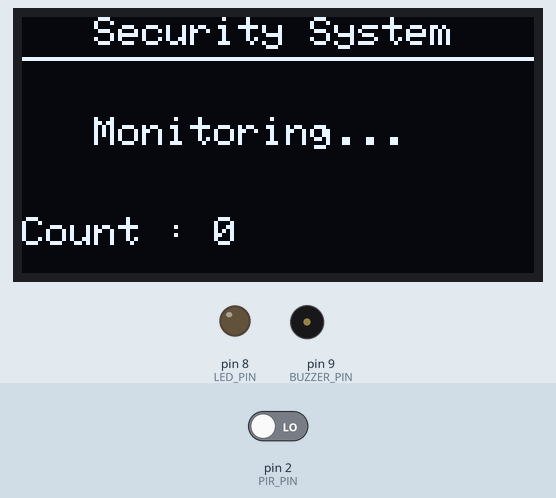
The sketch below on a simulated Arduino Uno, built with avr-gcc and run on an emulated ATmega328P. Parts: 128×64 one-colour display, output pins drawn as LEDs (lit = HIGH), buzzer (waves = sounding, pin HIGH). Dashed ring = blinking. The inputs (shaded band) are chosen by the test bench; at power-on: pin 2 (PIR_PIN) LOW.

Above: at 1.2 s.
1.3 s: pin 2 (PIR_PIN) driven HIGH
At 1.53 s:
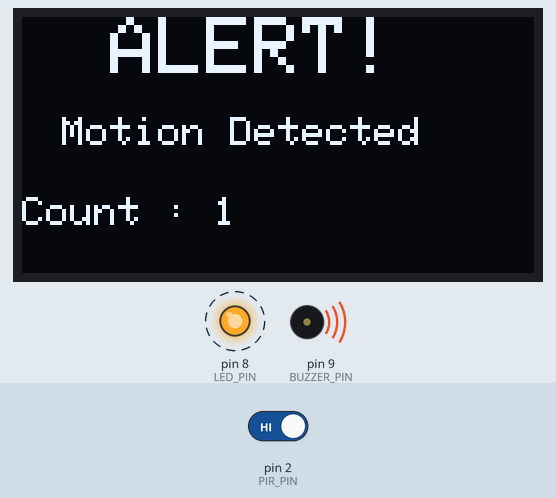
3.8 s: pin 2 (PIR_PIN) driven LOW
At 4.7 s:
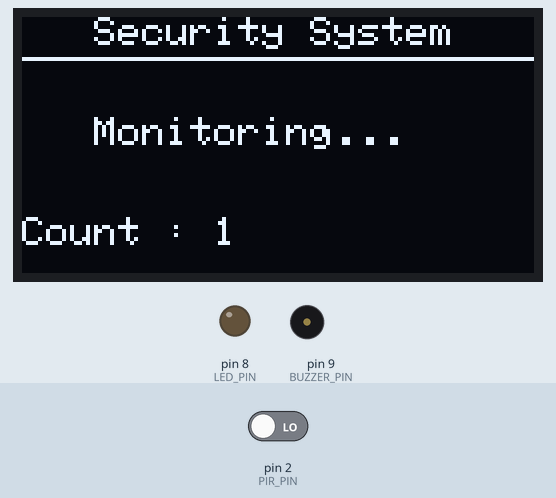
5.3 s: pin 2 (PIR_PIN) driven HIGH
At 5.85 s:
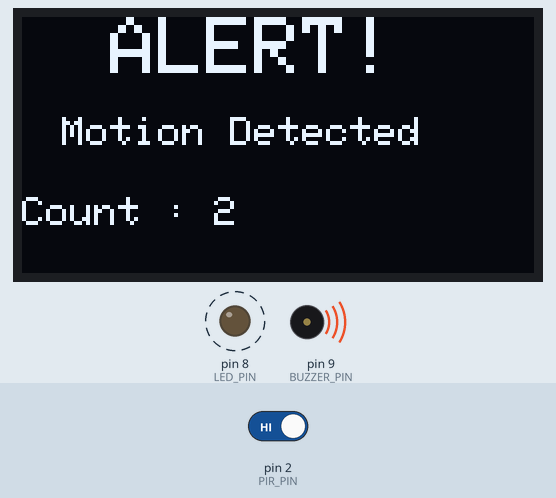
Timing chart, 0 to 12.8 s (numbered marks = the images above; inputs shaded):
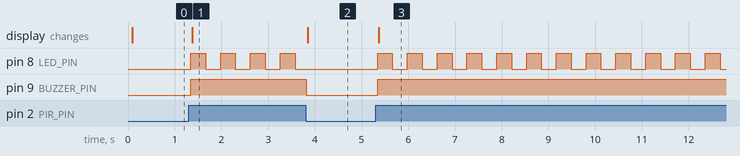

Measured:
- after the input at 1.3 s, pin 8 (LED_PIN): alternates HIGH for 0.32 s and LOW for 0.32 s, starting at once; pin 9 (BUZZER_PIN): LOW → HIGH at once; the display: changes after 0.07 s (image 1)
- after the input at 3.8 s, pin 8 (LED_PIN): stops changing and stays LOW; pin 9 (BUZZER_PIN): HIGH → LOW at once; the display: changes at once (image 2)
- after the input at 5.3 s, pin 8 (LED_PIN): alternates HIGH for 0.32 s and LOW for 0.32 s, starting at once; pin 9 (BUZZER_PIN): LOW → HIGH at once; the display: changes after 0.07 s (image 3)

The sketch:

Motion_Activated_Light.ino
```cpp
#include <Wire.h>
#include <Adafruit_GFX.h>
#include <Adafruit_SSD1306.h>

#define SCREEN_WIDTH 128
#define SCREEN_HEIGHT 64
#define OLED_RESET -1

Adafruit_SSD1306 display(SCREEN_WIDTH, SCREEN_HEIGHT, &Wire, OLED_RESET);

// Pin Definitions
const int PIR_PIN = 2;
const int LED_PIN = 8;
const int BUZZER_PIN = 9;

// Variables
bool lastMotionState = LOW;
int motionCount = 0;

unsigned long previousMillis = 0;
bool ledState = LOW;

void setup() {

  pinMode(PIR_PIN, INPUT);
  pinMode(LED_PIN, OUTPUT);
  pinMode(BUZZER_PIN, OUTPUT);

  digitalWrite(LED_PIN, LOW);
  digitalWrite(BUZZER_PIN, LOW);

  Serial.begin(9600);

  if (!display.begin(SSD1306_SWITCHCAPVCC, 0x3C)) {
    Serial.println("OLED Failed");
    while (1);
  }

  display.clearDisplay();
  display.display();
}

void loop() {

  bool motion = digitalRead(PIR_PIN);

  // Count only new detections
  if (motion == HIGH && lastMotionState == LOW) {
    motionCount++;
  }

  lastMotionState = motion;

  //==============================
  // MOTION DETECTED
  //==============================
  if (motion == HIGH) {

    digitalWrite(BUZZER_PIN, HIGH);

    // Blink LED every 300ms
    if (millis() - previousMillis >= 300) {
      previousMillis = millis();
      ledState = !ledState;
      digitalWrite(LED_PIN, ledState);
    }

    display.clearDisplay();

    display.setTextSize(2);
    display.setTextColor(SSD1306_WHITE);

    display.setCursor(22,0);
    display.println("ALERT!");

    display.setTextSize(1);

    display.setCursor(10,25);
    display.println("Motion Detected");

    display.setCursor(0,45);
    display.print("Count : ");
    display.println(motionCount);

    display.display();
  }

  //==============================
  // NO MOTION
  //==============================
  else {

    digitalWrite(BUZZER_PIN, LOW);
    digitalWrite(LED_PIN, LOW);

    display.clearDisplay();

    display.setTextSize(1);
    display.setTextColor(SSD1306_WHITE);

    display.setCursor(18,0);
    display.println("Security System");

    display.drawLine(0,10,127,10,SSD1306_WHITE);

    display.setCursor(18,25);
    display.println("Monitoring...");

    display.setCursor(0,50);
    display.print("Count : ");
    display.print(motionCount);

    display.display();
  }

  delay(50);
}
```
